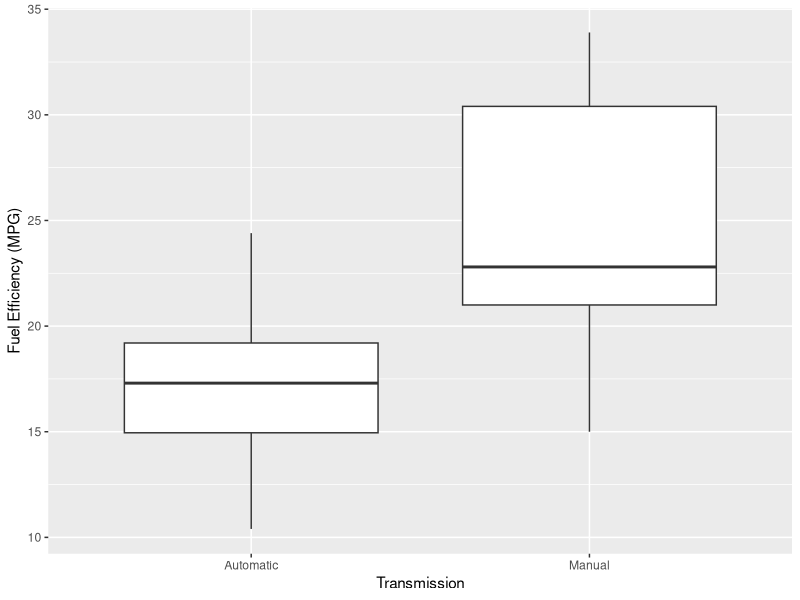
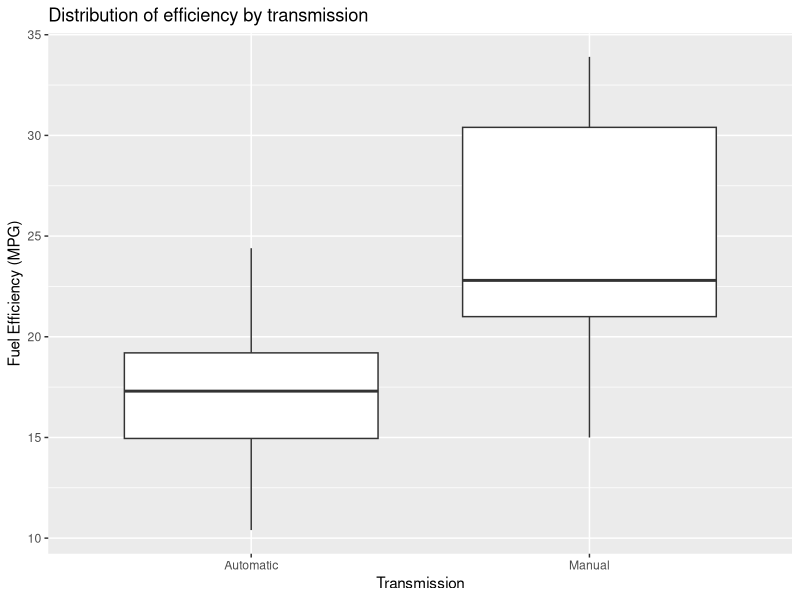
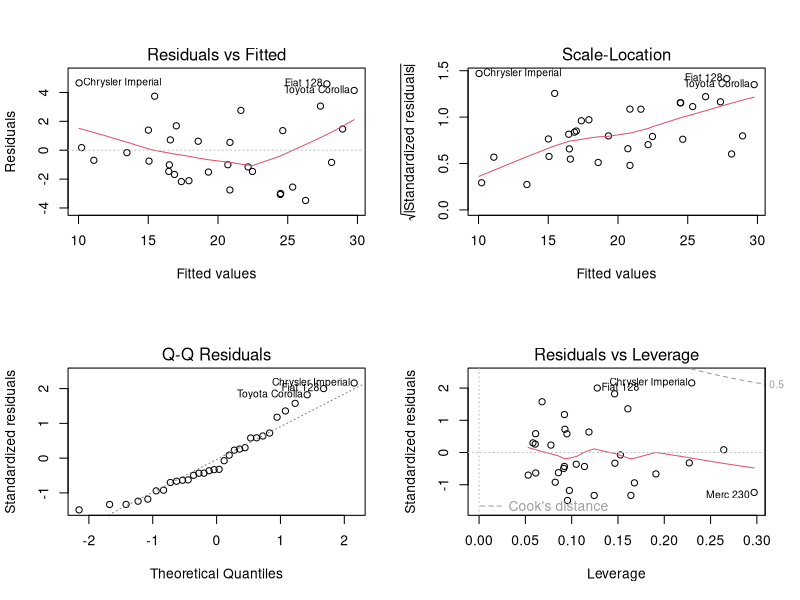

Source code (R) for these figures, in order:
## ---- chunk 1
knitr::opts_chunk$set(echo = TRUE)
## ---- chunk 2
library(dplyr)
library(ggplot2)
## ---- chunk 3
ggplot(data=mtcars, aes(factor(am),mpg)) +
  geom_boxplot() +
  xlab("Transmission") +
  ylab("Fuel Efficiency (MPG)") +
  scale_x_discrete(breaks=c("0","1"),
        labels=c("Automatic", "Manual"))
## ---- chunk 4
head(mtcars)
str(mtcars)
## ---- chunk 5
ggplot(data=mtcars, aes(factor(am),mpg)) +
  geom_boxplot() +
  xlab("Transmission") +
  ylab("Fuel Efficiency (MPG)") +
  scale_x_discrete(breaks=c("0","1"),
        labels=c("Automatic", "Manual")) +
  labs(title = "Distribution of efficiency by transmission")
## ---- chunk 6
t.test(mtcars$mpg[mtcars$am==1],mtcars$mpg[mtcars$am==0])
## ---- chunk 7
fit0 <- lm(mpg~factor(am),mtcars)
summary(fit0)
## ---- chunk 8
fit1 <- lm(mpg ~ factor(am), mtcars) 
fit2 <- lm(mpg ~ factor(am) + wt, mtcars) 
fit3 <- lm(mpg ~ factor(am) + wt + qsec, mtcars) 
fit4 <- lm(mpg ~ factor(am) + wt + qsec + disp, mtcars) 
fit5 <- lm(mpg ~ . , mtcars)
anova(fit1, fit2, fit3, fit4, fit5)
## ---- chunk 9
summary(fit3)
## ---- chunk 10
par(mfcol = c(2,2))
plot(fit3)
